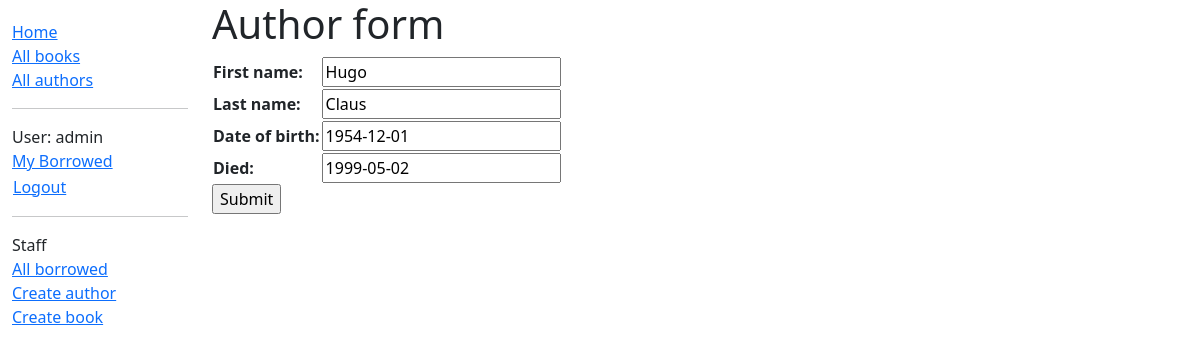
The page /catalog/author/7/update/ (signed in) on the database its author committed.
### catalog/models.py (models this page shows, shortened)
class Author(models.Model):
    first_name = models.CharField(max_length=100)
    last_name = models.CharField(max_length=100)
    date_of_birth = models.DateField(null=True, blank=True)
    date_of_death = models.DateField(verbose_name="Died", null=True, blank=True)
    class Meta:
        ordering = ["last_name", "first_name"]

### catalog/views.py (the view)
# urls.py: path("author/<int:pk>/update/", views.AuthorUpdate.as_view(), name="author-update"),
class AuthorUpdate(PermissionRequiredMixin, UpdateView):
    model = Author
    fields = ['first_name', 'last_name', 'date_of_birth', 'date_of_death']
    permission_required = 'catalog.change_author'

### catalog/templates/catalog/author_form.html (shortened to what this page needs)
{% extends "catalog/base_generic.html" %}
{% block content %}
<h1>Author form</h1>
    <form action="" method="post">
        <table>
            {{form.as_table}}
        </table>
        <input type="submit" value="Submit"/>
    </form>
{% endblock content %}

### catalog/templates/catalog/base_generic.html (shortened to what this page needs)
<!doctype html>
<html lang="en">
  <head>
    <link href="https://cdn.jsdelivr.net/npm/bootstrap@5.3.3/dist/css/bootstrap.min.css"
      rel="stylesheet"
>
    {% load static %}
    <link rel="stylesheet" href="{% static 'css/styles.css' %}" />
  </head>
  <body>
    <div class="container-fluid">
      <div class="row">
        <div class="col-sm-2">
          {% block sidebar %}
            <ul class="sidebar-nav">
              <li><a href="{% url "index" %}">Home</a></li>
              <li><a href="{% url "books" %}">All books</a></li>
              <li><a href="{% url "authors" %}">All authors</a></li>
              <hr>
              {% if user.is_authenticated %}
                <li>User: {{ user.get_username }}</li>
                <li><a href="{% url "my-borrowed" %}">My Borrowed</a></li>
                <li>
                  <form id="logout-form" method="post" action="{% url "logout" %}">
                    <button type="submit" class="btn btn-link">Logout</button>
                  </form>
                </li>
              {% else %}
                <li><a href="{% url "login" %}?next={% url "index" %}">Login</a></li>
              {% endif %}
              <hr>
              {% if user.is_staff %}
                <li>Staff</li>
                <li><a href="{% url "all-borrowed" %}">All borrowed</a></li>
                {% if perms.catalog.add_author %}
                  <li><a href="{% url "author-create" %}">Create author</a></li>
                {% endif %}
                {% if perms.catalog.add_book %}
                  <li><a href="{% url "book-create" %}">Create book</a></li>
                {% endif %}
              {% endif %}
            </ul>
          {% endblock %}
        </div>
        <div class="col-sm-10 ">
          {% block content %}{% endblock content %}
        </div>
      </div>
    </div>
  </body>
</html>

### catalog/static/css/styles.css (style rules this page uses)
.sidebar-nav { margin-top: 20px; padding: 0; list-style: none; }
#logout-form { display: inline; }
#logout-form button { padding: 0; margin: 0; }

### rows shown on the page
Author: first_name "Hugo", last_name "Claus", date_of_birth "1954-12-01", date_of_death "1999-05-02"

### other values the page prints
{{ user.get_username }} "admin"
